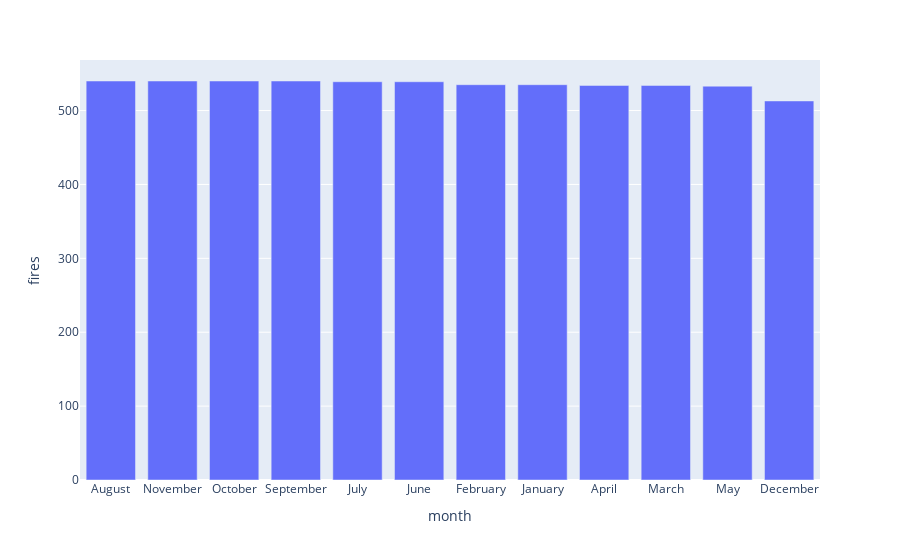

The notebook cell this image was saved under:
### Markdown cell above
## 13. Fires by month

### Code cell
fires_by_month = df.groupby('month').count().reset_index()[['month', 'year']].rename(columns={'year': 'fires'}).sort_values('fires', ascending=False)
px.bar(fires_by_month, x='month', y='fires')

### Figure 1 — Plotly figure (JSON) as saved in the notebook; plotly's stock layout.template omitted (floating-point values rounded to 4 significant figures)
{"data": [{"alignmentgroup": "True", "hovertemplate": "month=%{x}<br>fires=%{y}<extra></extra>", "legendgroup": "", "marker": {"color": "#636efa", "pattern": {"shape": ""}}, "name": "", "offsetgroup": "", "orientation": "v", "showlegend": false, "textposition": "auto", "type": "bar", "x": ["August", "November", "October", "September", "July", "June", "February", "January", "April", "March", "May", "December"], "xaxis": "x", "y": [540, 540, 540, 540, 539, 539, 535, 535, 534, 534, 533, 513], "yaxis": "y"}], "layout": {"barmode": "relative", "legend": {"tracegroupgap": 0}, "margin": {"t": 60}, "xaxis": {"anchor": "y", "domain": [0, 1], "title": {"text": "month"}}, "yaxis": {"anchor": "x", "domain": [0, 1], "title": {"text": "fires"}}}}
